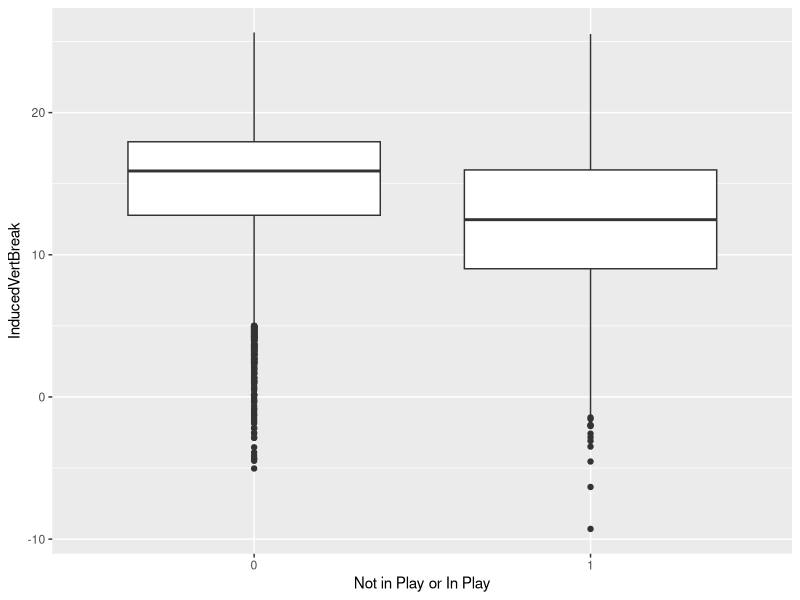

This chart was generated by the following R code:
## ---- chunk 1
knitr::opts_chunk$set(echo = FALSE)
library(tidyverse)
library(ggplot2)
library(tidyr)
library(dplyr)
library(ggpubr)

predict <- read.csv("EvanHoward_PredictedHits.csv")
## ---- chunk 2
head(predict, 15)

## ---- chunk 3
ggplot(predict, aes(factor(Predicted_Hits), InducedVertBreak))+
  geom_boxplot()+ xlab ("Not in Play or In Play")

